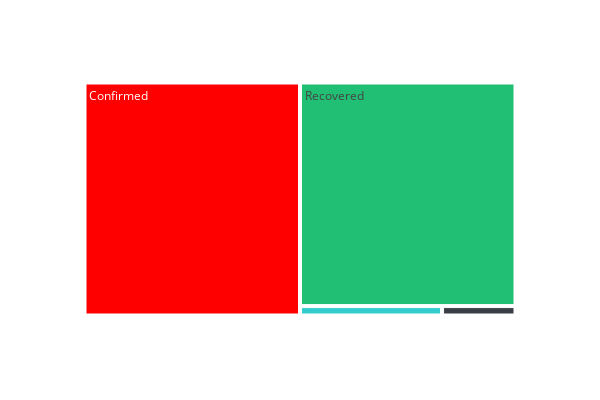

Here is the notebook cell this chart was saved with:
### Code cell
# Plotting a treemap visualization
temp = temp.reset_index()
tm = temp.melt(id_vars="Date",value_vars=["Confirmed","Active","Recovered","Deaths"])
fig = px.treemap(tm,path=["variable"],values="value",height=400,width=600,
                color_discrete_sequence=[cnf_color,rec_color,act_color,dth_color])
fig.show()

### Figure 1 — Plotly figure (JSON) as saved in the notebook; plotly's stock layout.template omitted (floating-point values rounded to 4 significant figures)
{"data": [{"branchvalues": "total", "domain": {"x": [0, 1], "y": [0, 1]}, "hovertemplate": "labels=%{label}<br>value=%{value}<br>parent=%{parent}<br>id=%{id}<extra></extra>", "ids": ["Active", "Confirmed", "Deaths", "Recovered"], "labels": ["Active", "Confirmed", "Deaths", "Recovered"], "name": "", "parents": ["", "", "", ""], "type": "treemap", "values": [309087, 11599130, 159755, 11130288]}], "layout": {"height": 400, "legend": {"tracegroupgap": 0}, "margin": {"t": 60}, "treemapcolorway": ["#ff0000", "#21bf73", "#33cccc", "#393e46"], "width": 600}}
